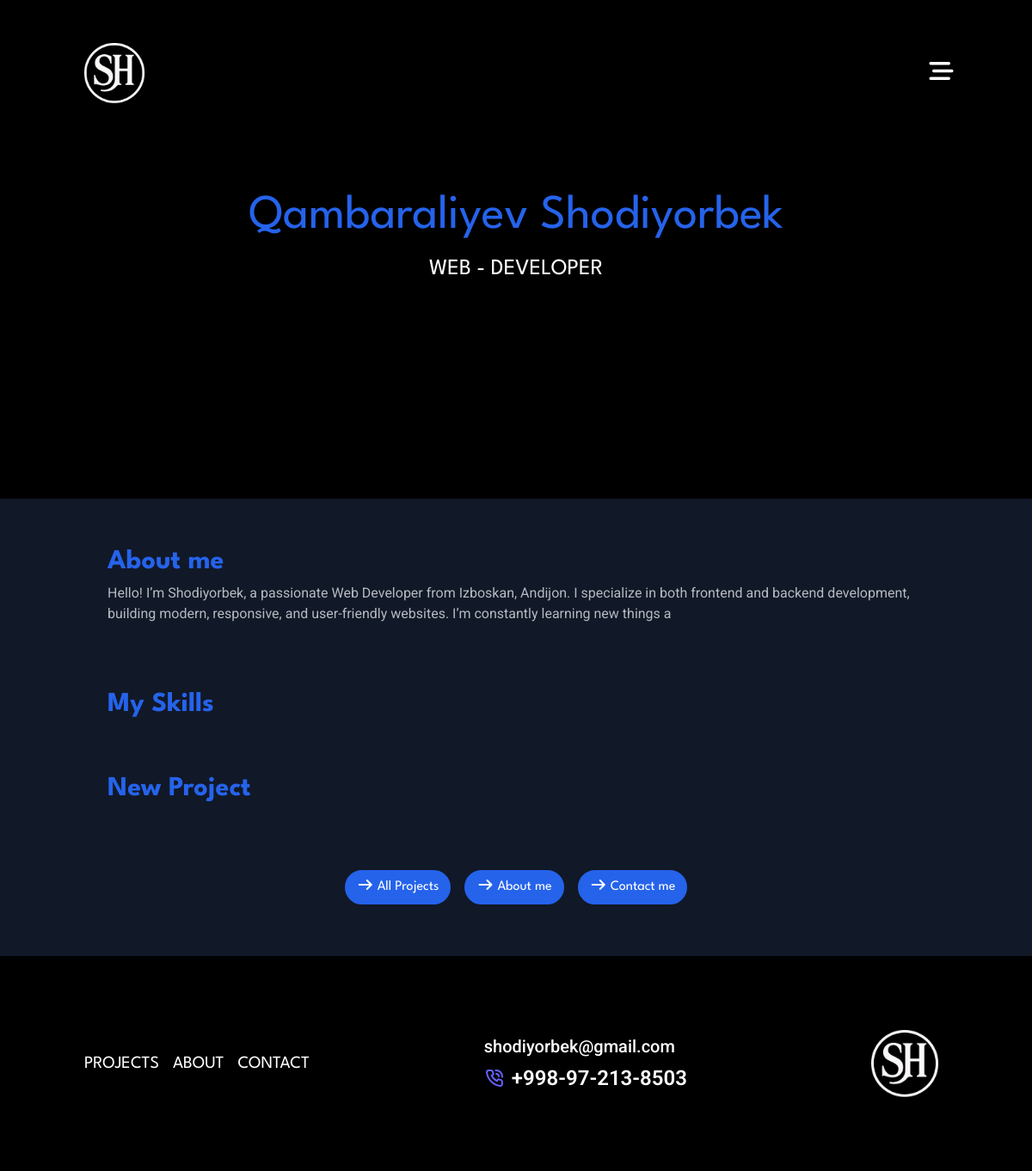
Page /home/ on the earlier database version.
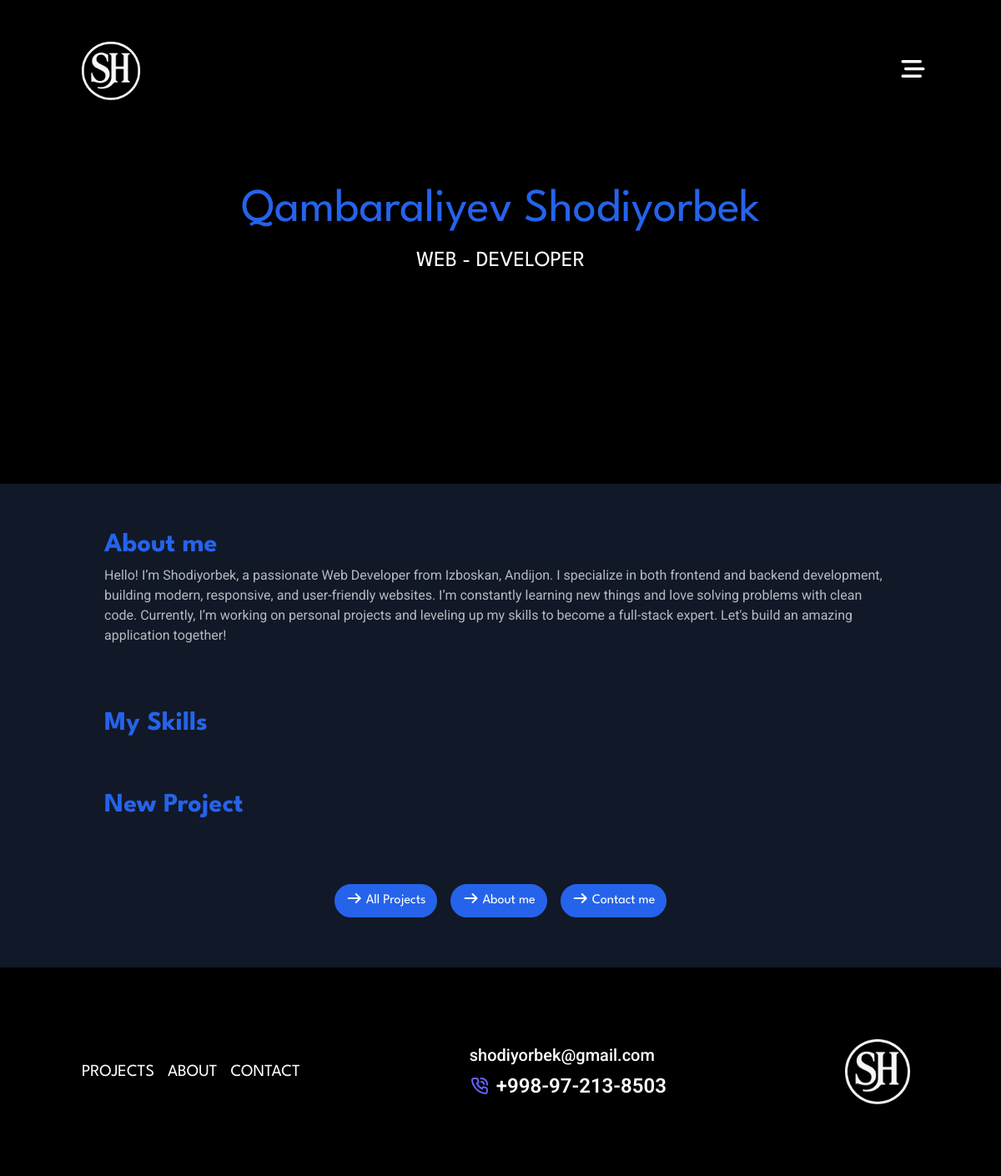
Same page on the later database version.
### portfolio/models.py (models this page shows, shortened)
class Home(models.Model):
    fullname = models.CharField(max_length=255)
    darajangiz = models.CharField(max_length=255)
    information_about_yourself = models.CharField(max_length=1000)

### portfolio/views.py (the view)
# urls.py: path('home/', home, name='home'),
def home(request):
    home = Home.objects.all()
    skills = Skils.objects.all()
    projects = Project.objects.all()
    menu = Menu.objects.all()
    return render(request, 'home.html', {
        'home': home,
        'skills': skills,
        'projects': projects,
        'menu': menu
    })

### portfolio/templates/home.html (shortened to what this page needs)
{% extends 'base.html' %}
{% load static %}
{% block content %}
<div class="bg-[#111827]">
    {% for h in home %}
    <div class="w-full h-[580px] bg-[#000] pt-[40px]">
        <div class="flex container w-[1100px] items-center justify-between">
            <div>
                <a href="{% url 'home' %}">
                    <img class="w-[90px]" src="{% static 'img/sh_logo.png' %}" alt="logo">
                </a>
            </div>
            <div>
                <i class="fa-solid fa-bars-staggered text-white text-[28px]"></i>
            </div>
        </div>
        <div class="text-white container w-[900px] text-center flex flex-col items-center justify-center pt-[80px]">
            <h1 class="text-[56px] font-regular text-blue-600">{{ h.fullname }}</h1>
            <h2 class="text-[26px] font-regular uppercase">{{ h.darajangiz }}</h2>
        </div>
    </div>
    <div class="w-full container flex flex-col items-center">
        <div class="w-[950px] pt-[50px]">
            <h2 class="text-[32px] font-bold text-blue-600">About me</h2>
            <p class="text-[16px] font-regular text-[#b6bac1]">{{ h.information_about_yourself }}</p>
        </div>
    </div>
    {% endfor %}
    <div class="w-full container flex flex-col items-center">
        <div class="w-[950px]">
            <h2 class="text-[32px] font-bold mt-[70px] text-blue-600">My Skills</h2>
        </div>
    </div>
    <div class="container mx-auto w-full md:w-[950px]">
        <h2 class="text-[32px] font-bold mt-[50px] text-blue-600">New Project</h2>
    </div>
    <div class="container mx-auto flex items-center justify-center mt-[60px] gap-4 text-center">
        <a class="bg-blue-600 py-[6px] text-white px-[12px] border-2 border-blue-600 hover:border-blue-400 rounded-full" href="{% url 'my_projects' %}">
            <i class="fa-solid fa-arrow-right"></i> All Projects
        </a>
        <a class="bg-blue-600 text-white py-[6px] px-[12px] border-2 border-blue-600 hover:border-blue-400 rounded-full" href="{% url 'about_me' %}">
            <i class="fa-solid fa-arrow-right"></i> About me
        </a>
        <a class="bg-blue-600 text-white py-[6px] px-[12px] border-2 border-blue-600 hover:border-blue-400 rounded-full" href="{% url 'contact' %}">
            <i class="fa-solid fa-arrow-right"></i> Contact me
        </a>
    </div>
    <div class="bg-[#000] mt-[60px]">
        <div class="w-[1100px] container mx-auto h-[250px] flex flex-col md:flex-row items-center justify-between py-[20px] px-[10px] text-white text-[20px]">
            <div class="flex gap-4 mb-4 md:mb-0">
                <a class="uppercase" href="{% url 'my_projects' %}">projects</a>
                <a class="uppercase" href="{% url 'about_me' %}">about</a>
                <a class="uppercase" href="{% url 'contact' %}">contact</a>
            </div>
            <div class="">
                {% for menu in menu %}
                <p class="font-medium">{{ menu.gmail }}</p>
                <p class="flex text-[24px] font-semibold mt-1"><img class="w-[24px] mr-[8px]" src="{% static 'img/8726191.svg' %}" alt=""> {{ menu.phone }}</p>
                {% endfor %}
            </div>
            <img class="w-[100px] h-[100px]" src="{% static 'img/sh_logo.png' %}" alt="logo">
        </div>
    </div>
</div>
{% endblock %}

Differences in the rows shown:
changed Home "Qambaraliyev Shodiyorbek": information_about_yourself "…constantly learning new things a" → "…constantly learning new things and love solving problems with clean code. Currently, I’m working on personal projects and leveling up my skills to become a full-stack expert. Let's build an amazing application together!"
